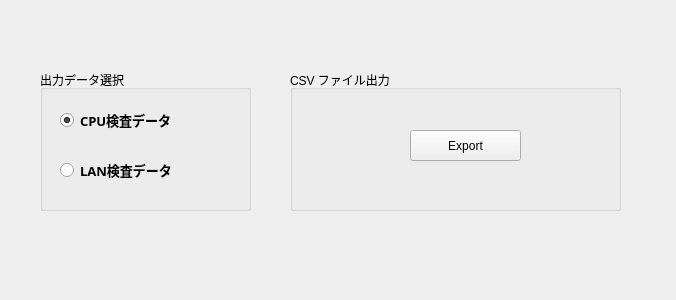
<?xml version="1.0" encoding="UTF-8"?>
<ui version="4.0">
 <class>FileExport</class>
 <widget class="QDialog" name="FileExport">
  <property name="geometry">
   <rect>
    <x>0</x>
    <y>0</y>
    <width>676</width>
    <height>300</height>
   </rect>
  </property>
  <property name="sizePolicy">
   <sizepolicy hsizetype="Preferred" vsizetype="Expanding">
    <horstretch>0</horstretch>
    <verstretch>0</verstretch>
   </sizepolicy>
  </property>
  <property name="windowTitle">
   <string>Dialog</string>
  </property>
  <property name="layoutDirection">
   <enum>Qt::LeftToRight</enum>
  </property>
  <widget class="QStackedWidget" name="stackedWidget">
   <property name="geometry">
    <rect>
     <x>20</x>
     <y>50</y>
     <width>641</width>
     <height>181</height>
    </rect>
   </property>
   <property name="currentIndex">
    <number>1</number>
   </property>
   <widget class="QWidget" name="exportPage">
    <widget class="QGroupBox" name="groupBox">
     <property name="geometry">
      <rect>
       <x>20</x>
       <y>20</y>
       <width>601</width>
       <height>141</height>
      </rect>
     </property>
     <property name="layoutDirection">
      <enum>Qt::LeftToRight</enum>
     </property>
     <property name="title">
      <string>Export directory</string>
     </property>
     <widget class="QPushButton" name="exportButton">
      <property name="geometry">
       <rect>
        <x>420</x>
        <y>90</y>
        <width>81</width>
        <height>24</height>
       </rect>
      </property>
      <property name="text">
       <string>Export</string>
      </property>
     </widget>
     <widget class="QPushButton" name="cancelButton">
      <property name="geometry">
       <rect>
        <x>510</x>
        <y>90</y>
        <width>81</width>
        <height>24</height>
       </rect>
      </property>
      <property name="text">
       <string>Cancel</string>
      </property>
     </widget>
     <widget class="QLabel" name="filenameLabel">
      <property name="geometry">
       <rect>
        <x>20</x>
        <y>40</y>
        <width>571</width>
        <height>31</height>
       </rect>
      </property>
      <property name="sizePolicy">
       <sizepolicy hsizetype="Preferred" vsizetype="Preferred">
        <horstretch>0</horstretch>
        <verstretch>0</verstretch>
       </sizepolicy>
      </property>
      <property name="font">
       <font>
        <family>游ゴシック</family>
        <pointsize>11</pointsize>
        <bold>false</bold>
       </font>
      </property>
      <property name="contextMenuPolicy">
       <enum>Qt::DefaultContextMenu</enum>
      </property>
      <property name="layoutDirection">
       <enum>Qt::LeftToRight</enum>
      </property>
      <property name="styleSheet">
       <string notr="true">QLabel {
  background-color:white;
}</string>
      </property>
      <property name="frameShape">
       <enum>QFrame::StyledPanel</enum>
      </property>
      <property name="frameShadow">
       <enum>QFrame::Sunken</enum>
      </property>
      <property name="text">
       <string/>
      </property>
      <property name="scaledContents">
       <bool>true</bool>
      </property>
      <property name="alignment">
       <set>Qt::AlignJustify|Qt::AlignVCenter</set>
      </property>
      <property name="textInteractionFlags">
       <set>Qt::TextSelectableByMouse</set>
      </property>
     </widget>
    </widget>
   </widget>
   <widget class="QWidget" name="exportOption">
    <widget class="QGroupBox" name="groupBox_2">
     <property name="geometry">
      <rect>
       <x>20</x>
       <y>20</y>
       <width>211</width>
       <height>141</height>
      </rect>
     </property>
     <property name="layoutDirection">
      <enum>Qt::LeftToRight</enum>
     </property>
     <property name="title">
      <string>出力データ選択</string>
     </property>
     <widget class="QRadioButton" name="cpuDataExportRadioButton">
      <property name="geometry">
       <rect>
        <x>20</x>
        <y>40</y>
        <width>161</width>
        <height>20</height>
       </rect>
      </property>
      <property name="font">
       <font>
        <family>游ゴシック</family>
        <pointsize>10</pointsize>
        <bold>true</bold>
       </font>
      </property>
      <property name="layoutDirection">
       <enum>Qt::LeftToRight</enum>
      </property>
      <property name="text">
       <string>CPU検査データ</string>
      </property>
      <property name="checked">
       <bool>true</bool>
      </property>
     </widget>
     <widget class="QRadioButton" name="lanDataExportRadioButton">
      <property name="geometry">
       <rect>
        <x>20</x>
        <y>90</y>
        <width>181</width>
        <height>20</height>
       </rect>
      </property>
      <property name="font">
       <font>
        <family>游ゴシック</family>
        <pointsize>10</pointsize>
        <bold>true</bold>
       </font>
      </property>
      <property name="text">
       <string>LAN検査データ</string>
      </property>
     </widget>
    </widget>
    <widget class="QGroupBox" name="groupBox_3">
     <property name="geometry">
      <rect>
       <x>270</x>
       <y>20</y>
       <width>331</width>
       <height>141</height>
      </rect>
     </property>
     <property name="layoutDirection">
      <enum>Qt::LeftToRight</enum>
     </property>
     <property name="title">
      <string>CSV ファイル出力</string>
     </property>
     <widget class="QPushButton" name="csvSelectButton">
      <property name="geometry">
       <rect>
        <x>120</x>
        <y>60</y>
        <width>111</width>
        <height>31</height>
       </rect>
      </property>
      <property name="text">
       <string>Export</string>
      </property>
     </widget>
    </widget>
   </widget>
  </widget>
 </widget>
 <resources/>
 <connections/>
</ui>
